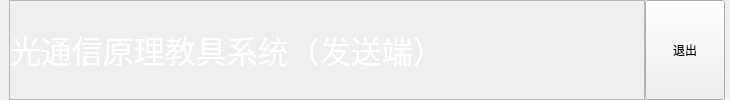
     <widget class="QFrame" name="top">
      <property name="sizePolicy">
       <sizepolicy hsizetype="Expanding" vsizetype="Expanding">
        <horstretch>0</horstretch>
        <verstretch>0</verstretch>
       </sizepolicy>
      </property>
      <property name="minimumSize">
       <size>
        <width>0</width>
        <height>0</height>
       </size>
      </property>
      <layout class="QHBoxLayout" name="horizontalLayout" stretch="69,331,60,1000,50,400">
       <property name="spacing">
        <number>0</number>
       </property>
       <property name="leftMargin">
        <number>0</number>
       </property>
       <property name="topMargin">
        <number>0</number>
       </property>
       <property name="rightMargin">
        <number>0</number>
       </property>
       <property name="bottomMargin">
        <number>0</number>
       </property>
       <item>
        <spacer name="horizontalSpacer">
         <property name="orientation">
          <enum>Qt::Horizontal</enum>
         </property>
         <property name="sizeType">
          <enum>QSizePolicy::Ignored</enum>
         </property>
         <property name="sizeHint" stdset="0">
          <size>
           <width>0</width>
           <height>0</height>
          </size>
         </property>
        </spacer>
       </item>
       <item>
        <widget class="QLabel" name="orglogo">
         <property name="sizePolicy">
          <sizepolicy hsizetype="Expanding" vsizetype="Expanding">
           <horstretch>0</horstretch>
           <verstretch>0</verstretch>
          </sizepolicy>
         </property>
         <property name="minimumSize">
          <size>
           <width>0</width>
           <height>0</height>
          </size>
         </property>
         <property name="styleSheet">
          <string notr="true">border-image: url(:/bg/image/logo.svg);</string>
         </property>
         <property name="text">
          <string/>
         </property>
        </widget>
       </item>
       <item>
        <spacer name="horizontalSpacer_2">
         <property name="orientation">
          <enum>Qt::Horizontal</enum>
         </property>
         <property name="sizeType">
          <enum>QSizePolicy::Ignored</enum>
         </property>
         <property name="sizeHint" stdset="0">
          <size>
           <width>0</width>
           <height>0</height>
          </size>
         </property>
        </spacer>
       </item>
       <item>
        <widget class="QFrame" name="frame_29">
         <property name="sizePolicy">
          <sizepolicy hsizetype="Expanding" vsizetype="Expanding">
           <horstretch>0</horstretch>
           <verstretch>0</verstretch>
          </sizepolicy>
         </property>
         <property name="frameShape">
          <enum>QFrame::StyledPanel</enum>
         </property>
         <property name="frameShadow">
          <enum>QFrame::Raised</enum>
         </property>
         <layout class="QHBoxLayout" name="horizontalLayout_32" stretch="490,10,500">
          <property name="spacing">
           <number>0</number>
          </property>
          <property name="leftMargin">
           <number>0</number>
          </property>
          <property name="topMargin">
           <number>0</number>
          </property>
          <property name="rightMargin">
           <number>0</number>
          </property>
          <property name="bottomMargin">
           <number>0</number>
          </property>
          <item>
           <widget class="QLabel" name="appname">
            <property name="sizePolicy">
             <sizepolicy hsizetype="Expanding" vsizetype="Expanding">
              <horstretch>0</horstretch>
              <verstretch>0</verstretch>
             </sizepolicy>
            </property>
            <property name="font">
             <font>
              <family>微软雅黑</family>
              <pointsize>23</pointsize>
              <weight>50</weight>
              <bold>false</bold>
             </font>
            </property>
            <property name="styleSheet">
             <string notr="true">color: #ffffff;</string>
            </property>
            <property name="frameShadow">
             <enum>QFrame::Plain</enum>
            </property>
            <property name="text">
             <string>光通信原理教具系统（发送端）</string>
            </property>
           </widget>
          </item>
          <item>
           <spacer name="horizontalSpacer_78">
            <property name="orientation">
             <enum>Qt::Horizontal</enum>
            </property>
            <property name="sizeHint" stdset="0">
             <size>
              <width>7</width>
              <height>0</height>
             </size>
            </property>
           </spacer>
          </item>
          <item>
           <widget class="QFrame" name="warnframe">
            <property name="sizePolicy">
             <sizepolicy hsizetype="Expanding" vsizetype="Expanding">
              <horstretch>0</horstretch>
              <verstretch>0</verstretch>
             </sizepolicy>
            </property>
            <property name="minimumSize">
             <size>
              <width>200</width>
              <height>0</height>
             </size>
            </property>
            <property name="styleSheet">
             <string notr="true"/>
            </property>
           </widget>
          </item>
         </layout>
        </widget>
       </item>
       <item>
        <widget class="QPushButton" name="closebtn">
         <property name="sizePolicy">
          <sizepolicy hsizetype="Expanding" vsizetype="Expanding">
           <horstretch>0</horstretch>
           <verstretch>0</verstretch>
          </sizepolicy>
         </property>
         <property name="text">
          <string>退出</string>
         </property>
        </widget>
       </item>
       <item>
        <spacer name="horizontalSpacer_79">
         <property name="orientation">
          <enum>Qt::Horizontal</enum>
         </property>
         <property name="sizeType">
          <enum>QSizePolicy::Expanding</enum>
         </property>
         <property name="sizeHint" stdset="0">
          <size>
           <width>0</width>
           <height>0</height>
          </size>
         </property>
        </spacer>
       </item>
      </layout>
      <zorder>orglogo</zorder>
      <zorder>horizontalSpacer_2</zorder>
      <zorder>horizontalSpacer</zorder>
      <zorder>horizontalSpacer_79</zorder>
      <zorder>frame_29</zorder>
      <zorder>closebtn</zorder>
     </widget>
